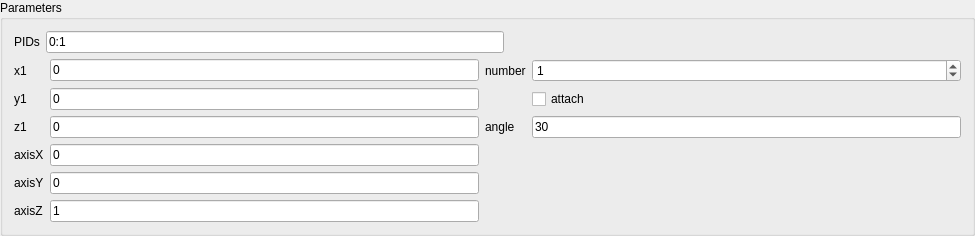
<?xml version="1.0" encoding="UTF-8"?>
<ui version="4.0">
 <class>RotateWidget</class>
 <widget class="QWidget" name="RotateWidget">
  <property name="geometry">
   <rect>
    <x>0</x>
    <y>0</y>
    <width>975</width>
    <height>212</height>
   </rect>
  </property>
  <property name="windowTitle">
   <string>RotateWidget</string>
  </property>
  <layout class="QVBoxLayout" name="verticalLayout">
   <property name="spacing">
    <number>0</number>
   </property>
   <property name="leftMargin">
    <number>0</number>
   </property>
   <property name="topMargin">
    <number>0</number>
   </property>
   <property name="rightMargin">
    <number>0</number>
   </property>
   <property name="bottomMargin">
    <number>0</number>
   </property>
   <item>
    <widget class="QGroupBox" name="groupBox">
     <property name="title">
      <string>Parameters</string>
     </property>
     <layout class="QVBoxLayout" name="verticalLayout_2">
      <item>
       <layout class="QHBoxLayout" name="horizontalLayout">
        <item>
         <widget class="QLabel" name="label_2">
          <property name="text">
           <string>PIDs</string>
          </property>
         </widget>
        </item>
        <item>
         <widget class="QLineEdit" name="lineEdit_PIDs">
          <property name="text">
           <string>0:1</string>
          </property>
         </widget>
        </item>
        <item>
         <spacer name="horizontalSpacer">
          <property name="orientation">
           <enum>Qt::Horizontal</enum>
          </property>
          <property name="sizeHint" stdset="0">
           <size>
            <width>37</width>
            <height>17</height>
           </size>
          </property>
         </spacer>
        </item>
       </layout>
      </item>
      <item>
       <layout class="QGridLayout" name="gridLayout_2">
        <item row="0" column="1">
         <widget class="QLineEdit" name="lineEdit_x1">
          <property name="text">
           <string>0</string>
          </property>
         </widget>
        </item>
        <item row="4" column="1">
         <widget class="QLineEdit" name="lineEdit_axisy">
          <property name="text">
           <string>0</string>
          </property>
         </widget>
        </item>
        <item row="0" column="0">
         <widget class="QLabel" name="label_9">
          <property name="text">
           <string>x1</string>
          </property>
         </widget>
        </item>
        <item row="3" column="1">
         <widget class="QLineEdit" name="lineEdit_axisx">
          <property name="text">
           <string>0</string>
          </property>
         </widget>
        </item>
        <item row="1" column="0">
         <widget class="QLabel" name="label_12">
          <property name="text">
           <string>y1</string>
          </property>
         </widget>
        </item>
        <item row="1" column="1">
         <widget class="QLineEdit" name="lineEdit_y1">
          <property name="text">
           <string>0</string>
          </property>
         </widget>
        </item>
        <item row="2" column="1">
         <widget class="QLineEdit" name="lineEdit_z1">
          <property name="text">
           <string>0</string>
          </property>
         </widget>
        </item>
        <item row="2" column="0">
         <widget class="QLabel" name="label_10">
          <property name="text">
           <string>z1</string>
          </property>
         </widget>
        </item>
        <item row="5" column="1">
         <widget class="QLineEdit" name="lineEdit_axisz">
          <property name="text">
           <string>1</string>
          </property>
         </widget>
        </item>
        <item row="3" column="0">
         <widget class="QLabel" name="label">
          <property name="text">
           <string>axisX</string>
          </property>
         </widget>
        </item>
        <item row="4" column="0">
         <widget class="QLabel" name="label_3">
          <property name="text">
           <string>axisY</string>
          </property>
         </widget>
        </item>
        <item row="5" column="0">
         <widget class="QLabel" name="label_4">
          <property name="text">
           <string>axisZ</string>
          </property>
         </widget>
        </item>
        <item row="0" column="3">
         <widget class="QSpinBox" name="spinBox">
          <property name="value">
           <number>1</number>
          </property>
         </widget>
        </item>
        <item row="0" column="2">
         <widget class="QLabel" name="label_17">
          <property name="text">
           <string>number</string>
          </property>
         </widget>
        </item>
        <item row="1" column="3">
         <widget class="QCheckBox" name="checkBox">
          <property name="text">
           <string>attach</string>
          </property>
         </widget>
        </item>
        <item row="2" column="3">
         <widget class="QLineEdit" name="lineEdit_angle">
          <property name="text">
           <string>30</string>
          </property>
         </widget>
        </item>
        <item row="2" column="2">
         <widget class="QLabel" name="label_5">
          <property name="text">
           <string>angle</string>
          </property>
         </widget>
        </item>
       </layout>
      </item>
     </layout>
    </widget>
   </item>
  </layout>
 </widget>
 <layoutdefault spacing="6" margin="11"/>
 <resources/>
 <connections/>
</ui>
